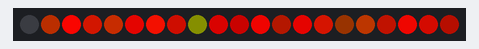
Simulated run of this sketch. Board: Arduino Uno, built with avr-gcc and run on an emulated ATmega328P. Parts: 21 RGB LEDs in strip order, left to right. Random numbers use the default seed unless the sketch sets one.

Above: at 0.1 s.
At 10.2 s:
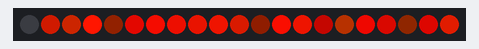
At 30.4 s:
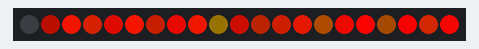
At 60.7 s:
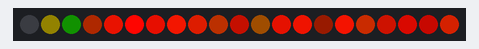
At 80.9 s:
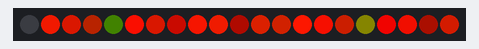
At 121.3 s:
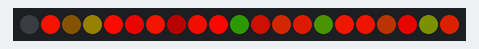

The sketch:

Arduinolightstest.ino
```cpp
#include <Adafruit_DotStar.h>


#define NUMPIXELS 21
#define DATAPIN 5
#define CLOCKPIN 6
#define WAIT 10000

Adafruit_DotStar strip(NUMPIXELS, DATAPIN, CLOCKPIN, DOTSTAR_BGR);

void setup() {
  // put your setup code here, to run once:
  strip.begin();
  strip.show();

}

    void fireRandom(){
        for (int p=1; p<=NUMPIXELS; p++) {
          strip.setPixelColor(p,random(1,255),random(1,24),0);
           }
           strip.show();
           delay(100);
    }


    void waterRandom(){
       for (int p=1; p<=NUMPIXELS; p++) {
      strip.setPixelColor(p,0,random(1,255),random(1,255));
       }
       strip.show();
       delay(100);
        }


   void buildingPurple(){
    for (int b=0; b <=100; b+=10) {
    for (int p=1; p<=NUMPIXELS; p++){
      strip.setPixelColor(p, b, 0, b);
      strip.show();
      delay(15);
    }
    for (int b=b; b >=1; b-=10) {
      for (int p=1; p<=NUMPIXELS; p++){
        strip.setPixelColor(p, b, 0, b);
        strip.show();
        delay(15);
      }
    }
   }
   }
 void pinkRandom(){
  for (int p=1; p<=NUMPIXELS; p++) {
      strip.setPixelColor(p,random(100,150),random(1,50),random(50,100));
       }
       strip.show();
       delay(100);
 }

  void redFade(){
    for (int r=0; r <100; r+=5){
      for (int p=1; p<=NUMPIXELS; p++){
        strip.setPixelColor(p, r, 0,0);

    }
  }
    strip.show();
    delay(100);
     for (int r=100; r >100; r-=5){
    for (int p=1; p<=NUMPIXELS; p++){
      strip.setPixelColor(p, r, 0,0);

    }
    strip.show();
    delay(100);
}
}

  void loop() {

   fireRandom();
   delay(WAIT);/*
   waterRandom();
   delay(WAIT);
   pinkRandom();
   delay(WAIT);
   buildingPurple();
   delay(WAIT);
   redFade();
   delay(WAIT);*/
   }
```

Measured:
- what the display in image 2 shows lasts 10.1 s, from 30.3 s to 40.4 s
